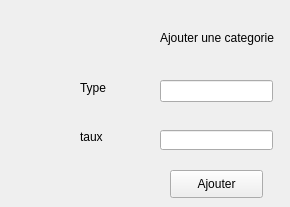
      <widget class="QWidget" name="tab_11">
       <attribute name="title">
        <string>Ajouter</string>
       </attribute>
       <widget class="QLineEdit" name="typeCategorie">
        <property name="geometry">
         <rect>
          <x>160</x>
          <y>80</y>
          <width>113</width>
          <height>22</height>
         </rect>
        </property>
       </widget>
       <widget class="QLabel" name="label_22">
        <property name="geometry">
         <rect>
          <x>80</x>
          <y>80</y>
          <width>55</width>
          <height>16</height>
         </rect>
        </property>
        <property name="text">
         <string>Type</string>
        </property>
       </widget>
       <widget class="QLabel" name="label_25">
        <property name="geometry">
         <rect>
          <x>160</x>
          <y>30</y>
          <width>121</width>
          <height>16</height>
         </rect>
        </property>
        <property name="text">
         <string>Ajouter une categorie</string>
        </property>
       </widget>
       <widget class="QPushButton" name="ajouterCategorie">
        <property name="geometry">
         <rect>
          <x>170</x>
          <y>170</y>
          <width>93</width>
          <height>28</height>
         </rect>
        </property>
        <property name="text">
         <string>Ajouter</string>
        </property>
       </widget>
       <widget class="QLabel" name="label_13">
        <property name="geometry">
         <rect>
          <x>80</x>
          <y>130</y>
          <width>47</width>
          <height>13</height>
         </rect>
        </property>
        <property name="text">
         <string>taux</string>
        </property>
       </widget>
       <widget class="QLineEdit" name="taux_2">
        <property name="geometry">
         <rect>
          <x>160</x>
          <y>130</y>
          <width>113</width>
          <height>20</height>
         </rect>
        </property>
       </widget>
      </widget>
